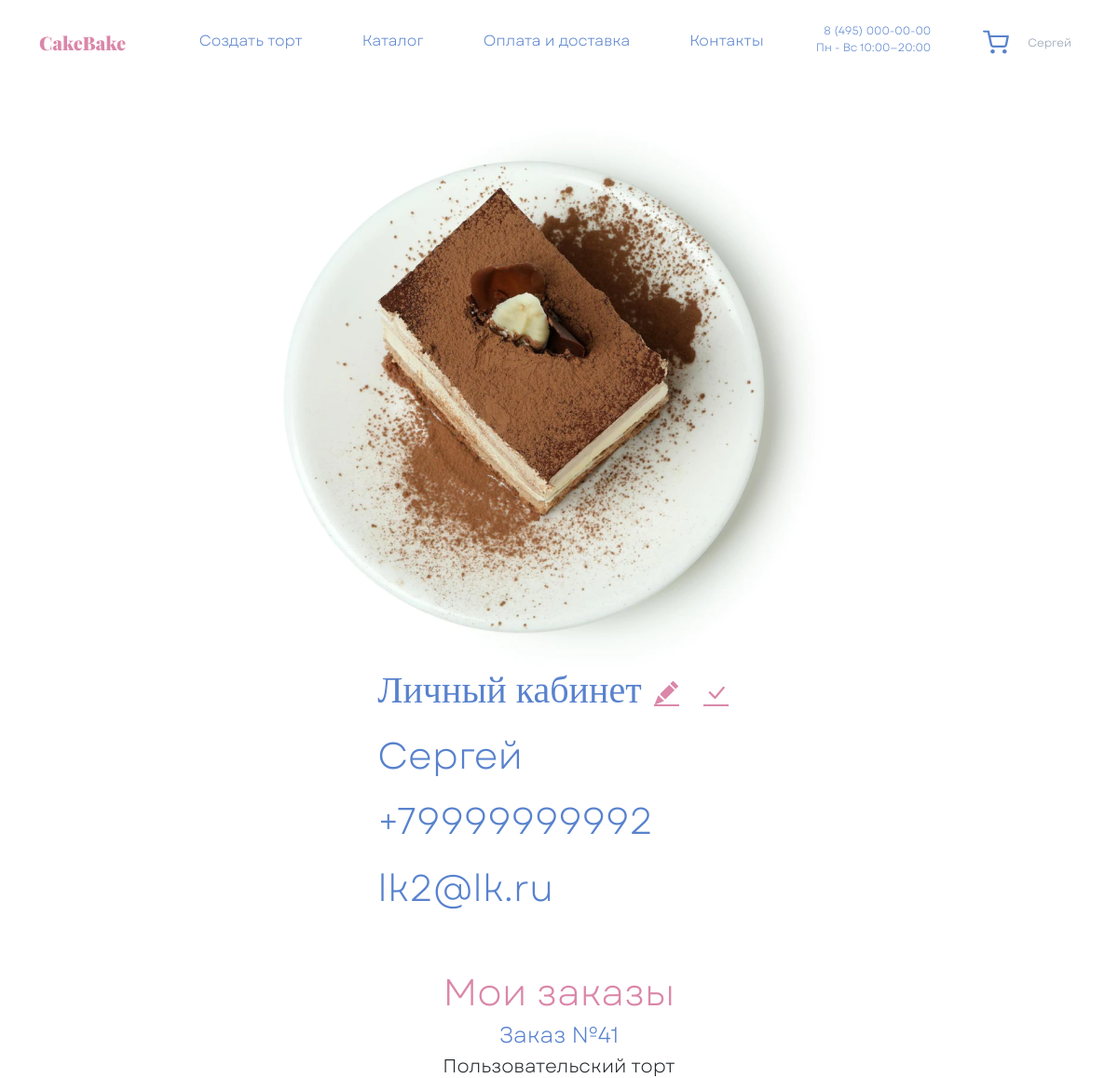
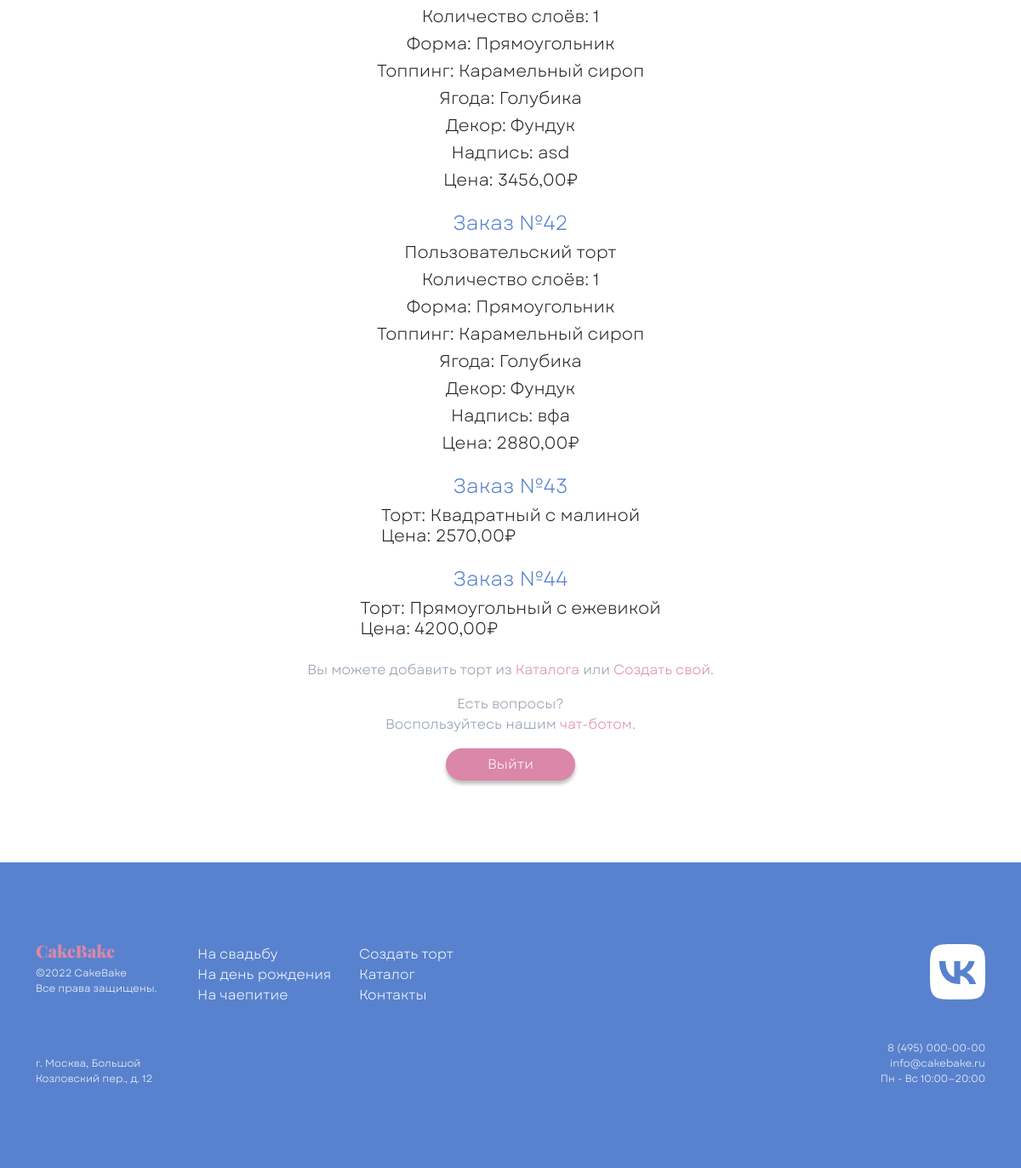
The page /lk/1 (signed in) on the database its author committed (2 pictures, top to bottom).
### accounts/models.py (models this page shows)
class Client(AbstractUser):
    username = None
    first_name = models.CharField(
        verbose_name='имя',
        max_length=50
    )
    phone_number = PhoneNumberField(
        verbose_name='номер телефона',
        unique=True,
        db_index=True
    )
    email = models.EmailField(
        verbose_name='электронная почта',
        unique=True,
        db_index=True
    )
    address = models.TextField(
        verbose_name='адрес',
        db_index=True,
        null=True,
        blank=True
    )
    USERNAME_FIELD = 'phone_number'
    REQUIRED_FIELDS = ['email']
    objects = ClientManager()
    class Meta:
        db_table = 'auth_user'
        verbose_name = 'Пользователь'
        verbose_name_plural = 'Пользователи'
    def __str__(self):
        if self.first_name:
            return self.first_name
        return str(self.phone_number)

### BakeCake/models.py (models this page shows, shortened)
class Order(models.Model):
    cake = ForeignKey(Cake,
                      verbose_name='Торт',
                      on_delete=PROTECT,
                      related_name='orders',
                      null=True,
                      blank=True)
    customer = ForeignKey(Client,
                          verbose_name='Клиент',
                          on_delete=models.CASCADE,
                          related_name='orders')
    name = models.CharField(max_length=255, verbose_name='Имя')
    email = models.EmailField(verbose_name='Email', db_index=True)
    phone = PhoneNumberField(verbose_name='Номер телефона', db_index=True)
    address = models.TextField(verbose_name='Адрес доставки', db_index=True)
    date = models.DateField(verbose_name='Дата', db_index=True)
    time = models.TimeField(verbose_name='Время')
    levels_number = models.ForeignKey(Layer,
                                      verbose_name='Количество уровней',
                                      on_delete=models.SET_NULL,
                                      related_name='orders',
                                      null=True,
                                      blank=True)
    shape = models.ForeignKey(Shape,
                              verbose_name='Форма',
                              on_delete=models.SET_NULL,
                              null=True,
                              blank=True,
                              related_name='orders')
    topping = models.ForeignKey(Topping,
                                verbose_name='Топпинг',
                                on_delete=models.SET_NULL,
                                related_name='orders',
                                null=True,
                                blank=True)
    berry = models.ForeignKey(Berry,
                              verbose_name='Ягода',
                              on_delete=models.SET_NULL,
                              related_name='orders',
                              null=True,
                              blank=True)
    decor = models.ForeignKey(Decor,
                              verbose_name='Декор',
                              on_delete=models.SET_NULL,
                              related_name='orders',
                              null=True,
                              blank=True)
    inscription = models.CharField(max_length=25,
                                   verbose_name='Надпись',
                                   blank=True,
                                   null=True)
    price = models.DecimalField(max_digits=10, decimal_places=2)
    comment = models.TextField(null=True,
                               blank=True,
                               verbose_name='Комментарий к заказу')
    delivery_comment = models.TextField(null=True,
                                        blank=True,
                                        verbose_name='Комментарий к курьеру')

class Layer(models.Model):
    number = models.PositiveIntegerField(verbose_name=' Количество уровней')
    price = models.DecimalField(max_digits=10, decimal_places=2, default=100)
    def __str__(self):
        return f'{self.number}'

class Shape(models.Model):
    shapes = {'ROUND': 'Круг',
              'SQUARE': 'Квадрат',
              'RECTANGLE': 'Прямоугольник'}
    title = models.CharField(choices=shapes,
                             max_length=25,
                             verbose_name='Форма')
    price = models.DecimalField(max_digits=10, decimal_places=2, default=100)

class Topping(models.Model):
    title = models.CharField(max_length=25, verbose_name='Название')
    description = models.TextField(null=True,
                                   blank=True,
                                   verbose_name='Описание')
    price = models.DecimalField(max_digits=10, decimal_places=2, default=100)
    def __str__(self):
        return f'{self.title}'

class Berry(models.Model):
    title = models.CharField(max_length=25, verbose_name='Название')
    description = models.TextField(null=True,
                                   blank=True,
                                   verbose_name='Описание')
    price = models.DecimalField(max_digits=10, decimal_places=2, default=100)
    def __str__(self):
        return f'{self.title}'

class Decor(models.Model):
    title = models.CharField(max_length=25, verbose_name='Название')
    description = models.TextField(null=True,
                                   blank=True,
                                   verbose_name='Описание')
    price = models.DecimalField(max_digits=10, decimal_places=2, default=100)
    def __str__(self):
        return f'{self.title}'

class Cake(models.Model):
    title = models.CharField(max_length=25, verbose_name='Название')
    image = models.ImageField(upload_to='images/cakes',
                              verbose_name='Картинка')
    description = models.TextField(null=True,
                                   blank=True,
                                   verbose_name='Описание')
    levels_number = models.ForeignKey(Layer,
                                      verbose_name='Количество уровней',
                                      on_delete=models.SET_NULL,
                                      related_name='cakes',
                                      null=True,
                                      blank=True)
    shape = models.ForeignKey(Shape,
                              verbose_name='Форма',
                              on_delete=models.SET_NULL,
                              null=True,
                              blank=True,
                              related_name='cakes')
    topping = models.ForeignKey(Topping,
                                verbose_name='Топпинг',
                                on_delete=models.SET_NULL,
                                related_name='cakes',
                                null=True,
                                blank=True)
    berry = models.ForeignKey(Berry,
                              verbose_name='Ягода',
                              on_delete=models.SET_NULL,
                              related_name='cakes',
                              null=True,
                              blank=True)
    decor = models.ForeignKey(Decor,
                              verbose_name='Декор',
                              on_delete=models.SET_NULL,
                              related_name='cakes',
                              null=True,
                              blank=True)
    inscription = models.CharField(max_length=25,
                                   verbose_name='Надпись',
                                   blank=True,
                                   null=True)
    price = models.DecimalField(max_digits=10, decimal_places=2, default=100)
    def __str__(self):
        return f'{self.title}'

### BakeCake/views.py (the view)
# urls.py: path('lk/<int:client_id>', show_lk, name='show_lk'),
def show_lk(request, client_id: int):
    requested_client = Client.objects.get(id=client_id)
    return render(request, 'lk.html', {"user": requested_client})

### templates/lk.html (shortened to what this page needs)
{% extends "base.html" %}
{% load static %}
{% block content %}
	<div class="container mt-header mb-5">
		<div class="row mt-5">
			<div class="col-12 col-xxl-6 d-flex justify-content-center">
				<div><img src="{% static 'img/Cake2.png' %}" alt=""></div>
			</div>
			<div class="col-12 col-xxl-6 d-flex flex-column justify-content-center align-items-center align-items-xxl-start" id="LK">
				<v-form :validation-schema="Schema" @submit="ApplyChanges">
					<div class="d-flex w-100 justify-content-center justify-content-xxl-between align-items-center">
						<h1 class="font_Gogh fs_40 cake_blue">Личный кабинет</h1>
						<button v-if="!Edit" @click="Edit = true" class="btn shadow-none align-self-center">
						</button>
						<button v-if="Edit" type="submit" class="btn shadow-none align-self-center">
						</button>
					</div>
					<div class="d-flex">
						<ul class="list-group">
							<li class="list-group-item border-0 ps-0">
								<span class="fs_40 cake_blue">{{ request.user.first_name }}</span>
							</li>
							<li class="list-group-item border-0 ps-0">
								<h1 class="fs_40 cake_blue">{{ request.user.phone_number }}</h1>
							</li>
							<li class="list-group-item border-0 ps-0">
								<h1 class="fs_40 cake_blue">{{ request.user.email }}</h1>
							</li>
						</ul>
						<ul class="list-group">
							<li class="list-group-item border-0 py-61 position-relative">
								<v-field v-model="Name" type="text" name="name_format" id="name" :readonly="!Edit" class="form-control my-2 i cake__textinput"></v-field>
							</li>
							<li class="list-group-item border-0 py-61 position-relative">
								<v-field v-model="Phone" type="text" name="phone_format" id="phone" :readonly="!Edit" class="form-control my-2 cake__textinput"></v-field>
							</li>
							<li class="list-group-item border-0 py-61 position-relative">
								<v-field v-model="Email" type="text" name="email_format" id="email" :readonly="!Edit" class="form-control my-2 cake__textinput"></v-field>
							</li>
						</ul>
					</div>
				</v-form>
				<h2 class="fs_40 cake_pink mt-5">Мои заказы</h2>
				{% if request.user.orders.all %}
				  {% for order in request.user.orders.all %}
				    <h4 class="cake_blue">Заказ №{{ order.id }}</h4>
				    {% if order.cake %}
				      <h5>Торт: {{ order.cake }}<br>Цена: {{ order.price }}₽</h5>
				    {% elif order.shape %}
				      <h5>Пользовательский торт</h5>
					  <h5>Количество слоёв: {{ order.levels_number }}</h5>
					  <h5>Форма: {{ order.shape.get_title_display }}</h5>
					  <h5>Топпинг: {{ order.topping }}</h5>
					  {% if order.berry %}
					    <h5>Ягода: {{ order.berry }}</h5>
					  {% endif %}
					  {% if order.decor %}
					    <h5>Декор: {{ order.decor }}</h5>
					  {% endif %}
					  {% if order.inscription %}
					  	<h5>Надпись: {{ order.inscription }}</h5>
					  {% else %}
					  	<h5>Без надписи</h5>
					  {% endif %}
					  <h5>Цена: {{ order.price }}₽</h5>
				    {% endif %}
				  {% endfor %}
				{% else %}
  <div class="no-orders text-center">
    <p class="fs_20 mb-3">У вас пока нет заказов.</p>
  </div>
{% endif %}
				<p class="cake_grey">Вы можете добавить торт из <a href="{% url 'cakes_catalog' %}" class="text-decoration-none cake_pink">Каталога</a> или <a href="{% url 'show_main' %}#step3" class="text-decoration-none cake_pink">Создать свой</a>.</p>
				<span class="cake_grey">Есть вопросы?</span>
				<span class="cake_grey">Воспользуйтесь нашим <a href="https://vk.com/devmanorg" class="text-decoration-none cake_pink">чат-ботом</a>.</span>
				<form method="post" action="{% url 'accounts:logout' %}">
					<button type="submit" class="btn text-white rounded-pill align-self-end px-5 mt-3 shadow-none cake__button cake__bg_pink">Выйти</button>
				</form>
			</div>
		</div>
	</div>
{% endblock %}

### templates/header.html (shortened to what this page needs)
{% load static %}
<header class="navbar navbar-expand-xl navbar-light fixed-top bg-white py-4">
	<nav class="container">
		<a class="navbar-brand" href="/">
			<img src="{% static 'img/Logo.svg' %}" alt="CakeBake">
		</a>
		<div class="collapse navbar-collapse justify-content-end" id="navbar">
			<ul class="navbar-nav">
				<li class="nav-item me-5">
					<a class="nav-link fw-lighter cake_blue" href="{% url 'show_main' %}#step3">Создать торт</a>
				</li>
				<li class="nav-item me-5">
					<a class="nav-link fw-lighter cake_blue" href="{% url 'cakes_catalog' %}">Каталог</a>
				</li>
				<li class="nav-item me-5">
					<a class="nav-link fw-lighter cake_blue" href="{% url 'show_main' %}#delivery">Оплата и доставка</a>
				</li>
				<li class="nav-item me-5">
					<a class="nav-link fw-lighter cake_blue" href="#Contacts">Контакты</a>
				</li>
				<li class="nav-item d-block d-xl-flex flex-column align-items-end me-5">
					<small class="fw-lighter text-decoration-none fs_12 cake_blue">8 (495) 000-00-00</small>
					<small class="fw-lighter text-decoration-none fs_12 cake_blue">Пн - Вс 10:00—20:00</small>
				</li>
				<li class="nav-item d-flex align-items-center">
					<a class="nav-link fw-lighter me-1 cake_blue position-relative">
						<img src="{% static 'img/shopping-cart.svg' %}" alt="">
					</a>
                    {% if not request.user.is_authenticated %}
                        <a class="nav-link fw-lighter me-1 cake_blue position-relative" href="{% url 'accounts:login' %}">
                            <img src="{% static 'img/user.svg' %}" alt="">
                            <span class="position-absolute translate-middle badge rounded-pill cake__bg_pink fs_8 d-none">1</span>
                        </a>
                    {% else %}
                        <a class="nav-link fw-lighter cake_grey fs_12" href="{% url 'show_lk' request.user.id %}">
                            {{request.user}}
                        </a>
                    {% endif %}
				</li>
			</ul>
		</div>
	</nav>
</header>

### staticfiles_dir/css/Style.css (style rules this page uses)
.font_Gogh { font-family: Gogh; }
html { height: 100%; }
* { font-family: Garet, serif; font-size: 16px; font-weight: normal; }
body { background-color: white; min-height: 100%; display: grid; grid-template-rows: auto 1fr auto; }
.mt-header { margin-top: calc(58px + 1.6rem); }
.cake_pink { color: #DA87A9 !important; }
.cake__bg_pink { background-color: #DA87A9 !important; }
.cake_blue { color: #5882CD !important; }
.cake_grey { color: #8C99AA !important; }
.cake__button { box-shadow: 0 4px 4px rgba(0, 0, 0, 0.25) !important; border-radius: 15px; }
.cake__textinput { border: 1px solid #8C99AA; border-radius: 15px; color: #5882CD !important; }
li .cake__textinput:read-only { box-shadow: none; border: 1px solid white; background-color: white; color: #5882CD; }
.fs_12 { font-size: 12px; }
.fs_40 { font-size: 40px; }
.py-61 { padding-top: 0.61rem; padding-bottom: 0.61rem; }

### rows shown on the page
Order: id "41", levels_number "1", shape "Прямоугольник", topping "Карамельный сироп", berry "Голубика", decor "Фундук", inscription "asd", price "3456,00"
Order: id "42", levels_number "1", shape "Прямоугольник", topping "Карамельный сироп", berry "Голубика", decor "Фундук", inscription "вфа", price "2880,00"
Order: id "43", cake "Квадратный с малиной", price "2570,00"
Order: id "44", cake "Прямоугольный с ежевикой", price "4200,00"

### other values the page prints
{{ request.user }} "Сергей"
{{ request.user.first_name }} "Сергей"
{{ request.user.phone_number }} "+79999999992"
{{ request.user.email }} "lk2@lk.ru"
